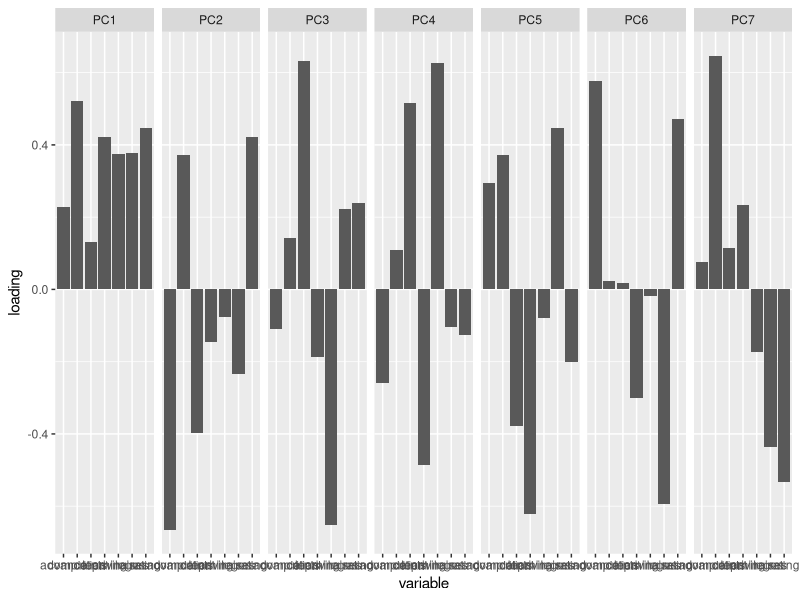
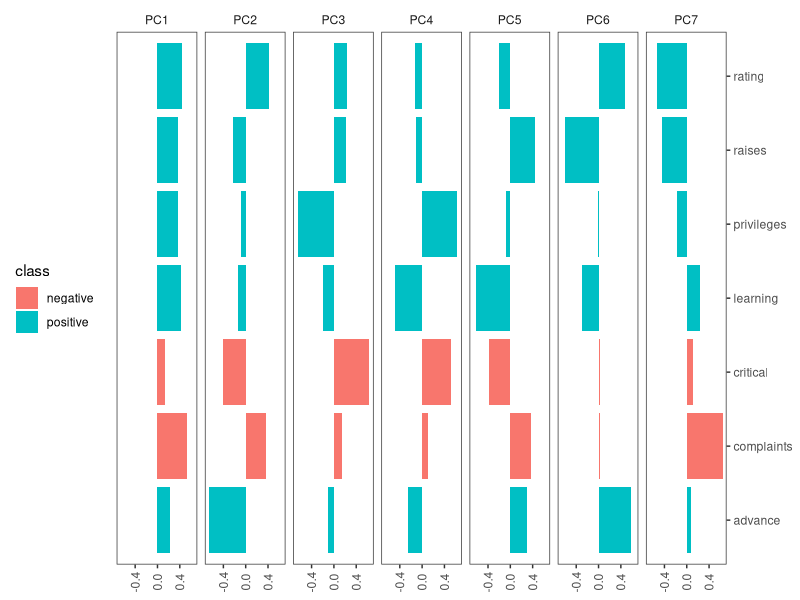

R code for these plots, in order:
## ---- chunk 1
knitr::opts_chunk$set(fig.path='../images/pca-barplot-')
## ---- chunk 2
head(attitude)
## ---- chunk 3
attitude.pca <- prcomp(attitude)
## ---- chunk 4
PCaxes<-attitude.pca$rotation
PCaxes
## ---- chunk 5
PCaxes<-as.data.frame(PCaxes)
PCaxes$variable<-rownames(PCaxes)
PCaxes$class <- c("positive","negative","positive","positive","positive","negative","positive")
## ---- chunk 6
library(tidyr)

df<-tidyr::gather(data=PCaxes,key=axis,value=loading,1:7)
head(df)
## ---- chunk 7
library(ggplot2)

ggplot(data=df) +
  geom_bar(aes(x=variable,y=loading),stat="identity") +
  facet_wrap(facets=~axis,nrow=1)
## ---- chunk 8
ggplot(df) +
  geom_bar(aes(x=variable,y=loading,fill=class),stat="identity") +
  scale_x_discrete(position="top") +
  scale_y_continuous(breaks = c(-.4,0,.4)) +
  coord_flip() +
  facet_wrap(~axis,nrow=1) +
  theme_bw()+
  theme(
    strip.background = element_blank(),
    axis.title = element_blank(),
    panel.grid.major = element_blank(),
    panel.grid.minor = element_blank(),
    legend.position = "left",
    axis.text.x = element_text(angle = 90, vjust = .5)
  )
